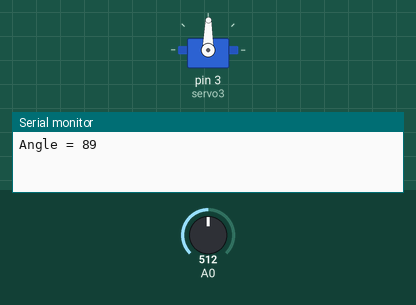
The sketch below on a simulated Arduino Uno, built with avr-gcc and run on an emulated ATmega328P. Parts: servo, the last lines printed to the serial monitor. Inputs (shaded band) come from the test bench; at power-on: A0 = 512.

Above: at 1.2 s.
1.3 s: A0 set to 716
At 2.4 s:
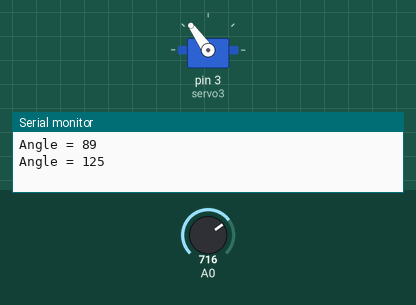
2.8 s: A0 set to 900
At 3.6 s:
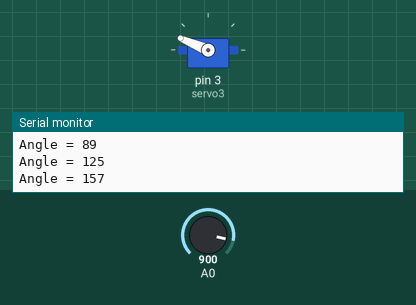
4.3 s: A0 set to 1023
At 4.7 s:
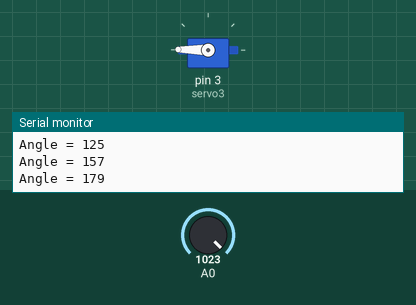
5.8 s: A0 set to 306
At 7.0 s:
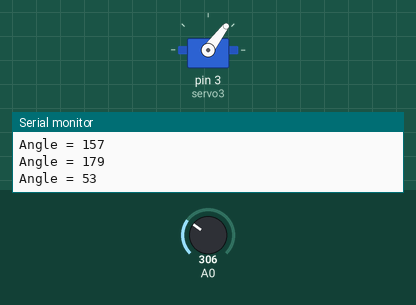
7.3 s: A0 set to 122
At 8.2 s:
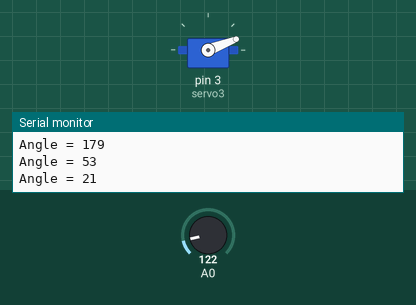
8.8 s: A0 set to 511
At 9.4 s:
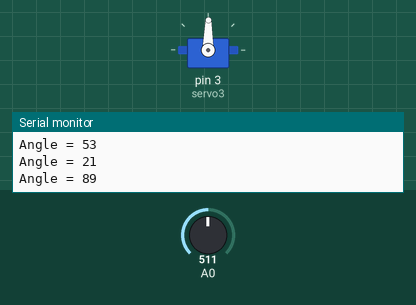
Timing chart, 0 to 11.3 s (numbered marks = the images above; inputs shaded):
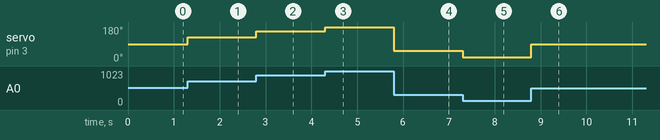

Measured:
- after the input at 1.3 s, servo on pin 3 (servo3): 89° → 125° at once
- after the input at 2.8 s, servo on pin 3 (servo3): 125° → 157° at once
- after the input at 4.3 s, servo on pin 3 (servo3): 157° → 179° at once
- after the input at 5.8 s, servo on pin 3 (servo3): 179° → 53° at once
- after the input at 7.3 s, servo on pin 3 (servo3): 53° → 21° at once
- after the input at 8.8 s, servo on pin 3 (servo3): 21° → 89° at once

The sketch:

appb_4_7.ino
```cpp
#include <Servo.h>

Servo servo3;
int pre_pos = 0;

void setup() {
    servo3.attach(3);
    Serial.begin(9600);
}

void loop() {
    int sensorValue = analogRead(A0);
    float voltage = sensorValue / 1023.0;
    int curr_pos = int(voltage * 179);

    if (curr_pos != pre_pos) {
        Serial.print("Angle = ");
        Serial.println(curr_pos);
        servo3.write(curr_pos);
        pre_pos = curr_pos;
    }
}
```
